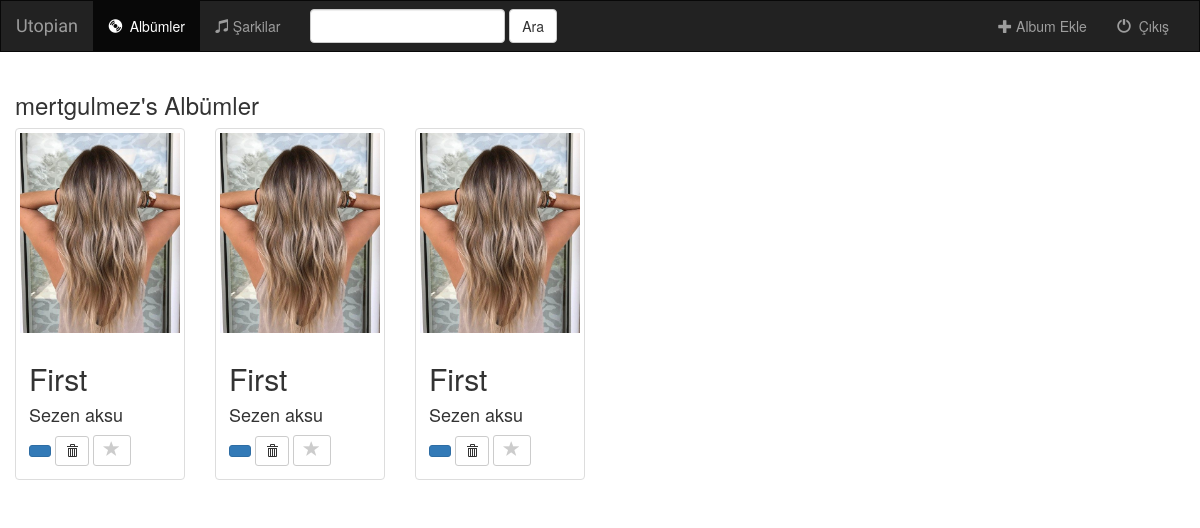
Page /single/ (signed in) on the committed database.
### single/models.py (models this page shows)
class Album(models.Model):
    user = models.ForeignKey(User, default=1)
    sarkici = models.CharField(max_length=250)
    album_basligi = models.CharField(max_length=250)
    tur = models.CharField(max_length=250)
    album_logo = models.FileField()
    favoriler = models.BooleanField(default=False)
    def __str__(self):
        return self.album_basligi + ' - ' + self.sarkici

### single/views.py (the view)
def index(request):
    if not request.user.is_authenticated():  # eğerki kullanıcının kimlik doğrulanmadıysa
        return render(request, 'single/login.html')  # giriş yapsın
    else:
        albums = Album.objects.filter(user=request.user)  # kullanıcının filtrelediği album alanları
        sarki_sonucu = Sarki.objects.all()
        query = request.GET.get("q")  # sorgu
        if query:
            albums = albums.filter(
                Q(album_basligi__icontains=query) | Q(sarkici__icontains=query)).distinct()
            sarki_sonucu = sarki_sonucu.filter(Q(sarki_basligi__icontains=query)).distinct()
            return render(request, 'single/index.html', {'albums': albums, 'sarkilar': sarki_sonucu})
        else:
            print(albums)
            return render(request, 'single/index.html', {'albums': albums})

### templates/single/index.html (shortened to what this page needs)
{% extends 'single/base.html' %}
{% block albums_active %}active{% endblock %}
{% block body %}
    <div class="albums-container container-fluid">
        <div class="row">
            <div class="col-sm-12">
                <h3>{{ user.username }}'s Albümler</h3>
            </div>
            {% if albums %}
                {% for album in albums %}
                    <div class="col-sm-4 col-lg-2">
                        <div class="thumbnail">
                            <a href="{% url 'single:detail' album.id %}">
                                <img src="{{ album.album_logo.url }}" class="img-responsive">
                            </a>
                            <div class="caption">
                                <h2>{{ album.album_basligi }}</h2>
                                <h4>{{ album.sarkici }}</h4>
                                <a href="{% url 'single:detail' album.id %}" class="btn btn-primary btn-sm"
                                   role="button"></a>
                                <form action="{% url 'single:album_sil' album.id %}" method="post"
                                      style="display: inline;">
                                    <button type="submit" class="btn btn-default btn-sm">
                                        <span class="glyphicon glyphicon-trash"></span>
                                    </button>
                                </form>
                                <a href="{% url 'single:favori_album' album.id %}" methods="post"
                                   class="btn btn-default btn-sm btn-favorite" role="button">
                                    <span class="glyphicon glyphicon-star {% if album.favoriler %}active{% endif %}"></span>
                                </a>
                            </div>
                        </div>
                    </div>
                {% endfor %}
            {% endif %}
        </div>
    </div>
{% endblock %}

### templates/single/base.html (shortened to what this page needs)
<!DOCTYPE html>
<html lang="tr">
<head>
    {% load staticfiles %}
    <link rel="stylesheet" href="https://maxcdn.bootstrapcdn.com/bootstrap/3.3.6/css/bootstrap.min.css">
    <link rel="stylesheet" type="text/css" href="{% static 'css/style.css' %}"/>
</head>
<body>
<nav class="navbar navbar-inverse">
    <div class="container-fluid">
        <div class="navbar-header">
            <a class="navbar-brand" href="{% url 'single:index' %}">Utopian</a>
        </div>
        <div class="collapse navbar-collapse" id="topNavBar">
            <ul class="nav navbar-nav">
                <li class="{% block albums_active %}{% endblock %}"><a href="{% url 'single:index' %}"><span
                        class="glyphicon glyphicon-cd" aria-hidden="true"></span>&nbsp; Albümler</a></li>
                <li class="{% block songs_active %}{% endblock %}"><a href="{% url 'single:sarkilar' 'all' %}"><span
                        class="glyphicon glyphicon-music" aria-hidden="true"></span>&nbsp;Şarkilar</a></li>
            </ul>
            <form class="navbar-form navbar-left" role="search" method="get" action="{% url 'single:index' %}">
                <div class="form-group">
                    <input type="text" class="form-control" name="q" value="{{ request.GET.q }}">
                </div>
                <button type="submit" class="btn btn-default">Ara</button>
            </form>
            <ul class="nav navbar-nav navbar-right">
                <li>
                    <a href="{% url 'single:create_album' %}">
                        <span class="glyphicon glyphicon-plus" aria-hidden="true"></span>&nbsp;Album Ekle
                    </a>
                </li>
                <li>
                    <a href="{% url 'single:logout' %}">
                        <span class="glyphicon glyphicon-off" aria-hidden="true"></span>&nbsp; Çıkış
                    </a>
                </li>
            </ul>
        </div>
    </div>
</nav>
{% block body %}
{% endblock %}
</body>
</html>

### static/css/style.css (style rules this page uses)
.navbar { border-radius: 0; }
.navbar-brand { font-family: 'Satisfy', cursive; }
.glyphicon-star { color: #CCCCCC; font-size: 16px; }

### rows in the picture
Album: album_logo (picture), album_basligi "First", sarkici "Sezen aksu", favoriler False (drawn)
Album: album_logo (picture), album_basligi "First", sarkici "Sezen aksu", favoriler False (drawn)
Album: album_logo (picture), album_basligi "First", sarkici "Sezen aksu", favoriler False (drawn)

### other values in the picture
{{ user.username }} "mertgulmez"
